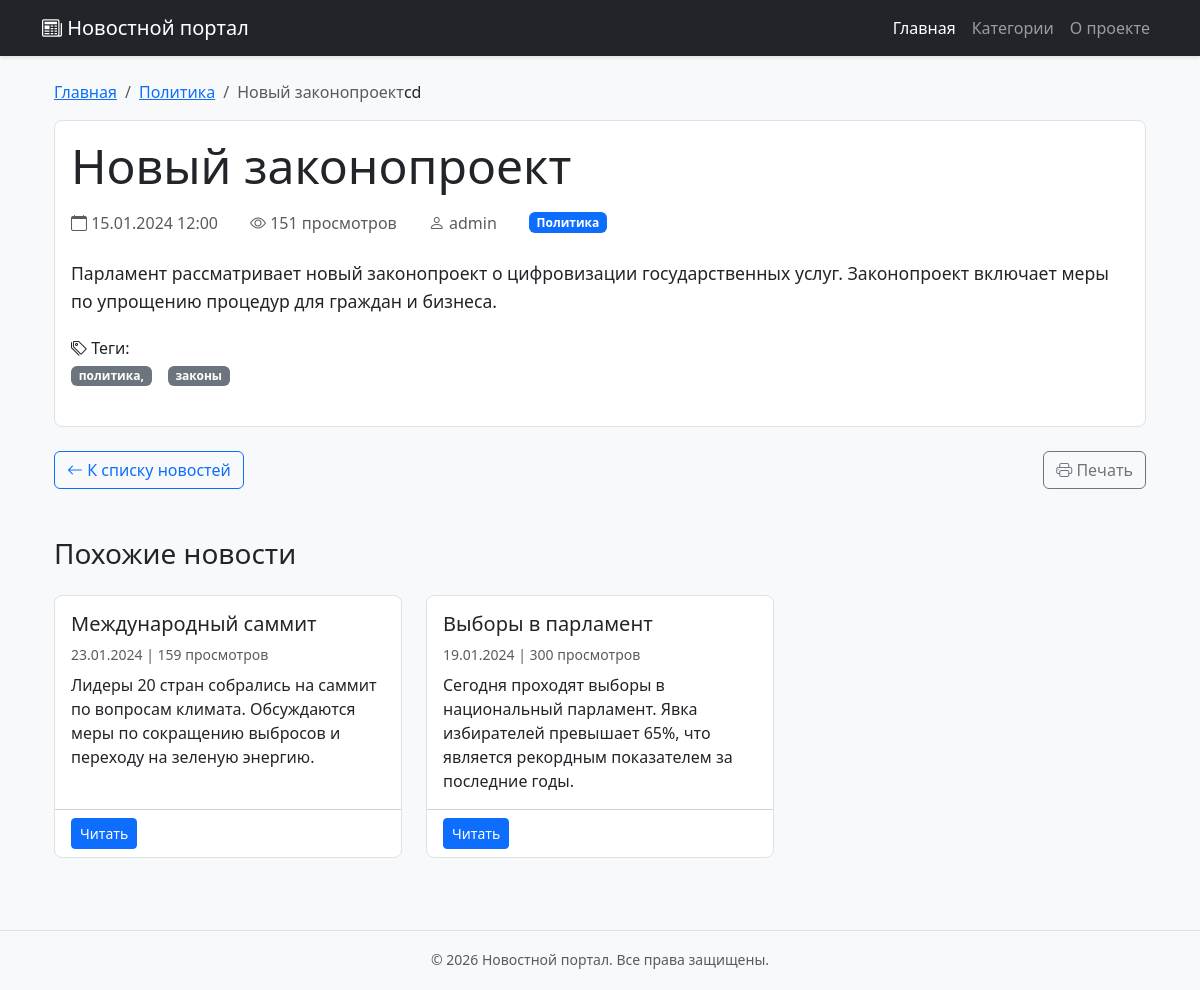
The page /news/1/ on the database its author committed.
### news/models.py (models this page shows, shortened)
class News(models.Model):
    DRAFT = 'draft'
    PUBLISHED = 'published'
    ARCHIVED = 'archived'
    STATUS_CHOICES = [
        (DRAFT, 'Черновик'),
        (PUBLISHED, 'Опубликовано'),
        (ARCHIVED, 'В архиве'),
    ]
    title = models.CharField(max_length=200, verbose_name='Заголовок')
    slug = models.SlugField(max_length=200, unique=True, verbose_name='URL-адрес')
    content = models.TextField(verbose_name='Содержание')
    short_description = models.TextField(max_length=500, verbose_name='Краткое описание', blank=True)
    category = models.ForeignKey(
        Category,
        on_delete=models.CASCADE,
        related_name='news',
        verbose_name='Категория'
    )
    author = models.ForeignKey(
        User,
        on_delete=models.CASCADE,
        related_name='news',
        verbose_name='Автор'
    )
    status = models.CharField(
        max_length=20,
        choices=STATUS_CHOICES,
        default=DRAFT,
        verbose_name='Статус'
    )
    created_at = models.DateTimeField(auto_now_add=True, verbose_name='Дата создания')
    updated_at = models.DateTimeField(auto_now=True, verbose_name='Дата обновления')
    published_at = models.DateTimeField(blank=True, null=True, verbose_name='Дата публикации')
    image = models.ImageField(
        upload_to='news/images/%Y/%m/%d/',
        verbose_name='Изображение',
        blank=True,
        null=True
    )
    views = models.PositiveIntegerField(default=0, verbose_name='Количество просмотров')
    tags = models.CharField(max_length=200, verbose_name='Теги', blank=True)
    meta_title = models.CharField(max_length=200, verbose_name='Meta заголовок', blank=True)
    meta_description = models.TextField(verbose_name='Meta описание', blank=True)
    class Meta:
        verbose_name = 'Новость'
        verbose_name_plural = 'Новости'
        ordering = ['-created_at']
        indexes = [
            models.Index(fields=['-created_at']),
            models.Index(fields=['status']),
            models.Index(fields=['category']),
        ]
    def save(self, *args, **kwargs):
        if self.status == self.PUBLISHED and not self.published_at:
            from django.utils import timezone
            self.published_at = timezone.now()
        elif self.status != self.PUBLISHED:
            self.published_at = None
        super().save(*args, **kwargs)

class Category(models.Model):
    name = models.CharField(max_length=100, verbose_name='Название категории')
    slug = models.SlugField(max_length=150, unique=True, verbose_name='URL-адрес')
    description = models.TextField(verbose_name='Описание', blank=True)
    created_at = models.DateTimeField(auto_now_add=True, verbose_name='Дата создания')
    class Meta:
        verbose_name = 'Категория'
        verbose_name_plural = 'Категории'
        ordering = ['name']

### news/views.py (the view)
# urls.py: path('news/<int:news_id>/', views.news_detail, name='news_detail'),
def news_detail(request, news_id):
    try:
        news_item = get_object_or_404(News, id=news_id, status='published')
        news_item.views += 1
        news_item.save(update_fields=['views'])
        related_news = News.objects.filter(
            category=news_item.category,
            status='published'
        ).exclude(id=news_id).order_by('-created_at')[:3]
        context = {
            'news': news_item,
            'title': news_item.title,
            'related_news': related_news,
        }
        return render(request, 'news/news_detail.html', context)
    except News.DoesNotExist:
        raise Http404("Новость не найдена")

### news/templates/news/news_detail.html (shortened to what this page needs)
{% extends 'news/base.html' %}
{% load static %}
{% block content %}
<div class="container mt-4">
    <nav aria-label="breadcrumb">
        <ol class="breadcrumb">
            <li class="breadcrumb-item"><a href="{% url 'index' %}">Главная</a></li>
            <li class="breadcrumb-item"><a href="#">{{ news.category.name }}</a></li>
            <li class="breadcrumb-item active">{{ news.title|truncatechars:30 }}</li>
        cd
    </nav>
    <div class="card mb-4">
        <div class="card-body">
            <h1 class="card-title display-5 mb-3">{{ news.title }}</h1>
            <div class="d-flex flex-wrap align-items-center gap-3 mb-4 text-muted">
                <span><i class="bi bi-calendar"></i> {{ news.created_at|date:"d.m.Y H:i" }}</span>
                <span><i class="bi bi-eye"></i> {{ news.views }} просмотров</span>
                <span><i class="bi bi-person"></i> {{ news.author.username|default:"admin" }}</span>
                <span class="badge bg-primary">{{ news.category.name }}</span>
            </div>
            <div class="news-content mb-4">
                {{ news.content|linebreaks }}
            </div>
            {% if news.tags %}
            <div class="mb-4">
                <h6><i class="bi bi-tags"></i> Теги:</h6>
                <div class="d-flex flex-wrap gap-2">
                    {% for tag in news.tags.split %}
                    <span class="badge bg-secondary">{{ tag }}</span>
                    {% endfor %}
                </div>
            </div>
            {% endif %}
        </div>
    </div>
    <div class="d-flex justify-content-between mb-5">
        <a href="{% url 'index' %}" class="btn btn-outline-primary">
            <i class="bi bi-arrow-left"></i> К списку новостей
        </a>
        <button class="btn btn-outline-secondary" onclick="window.print()">
            <i class="bi bi-printer"></i> Печать
        </button>
    </div>
    {% if related_news %}
    <div class="mb-5">
        <h3 class="mb-4">Похожие новости</h3>
        <div class="row">
            {% for related in related_news %}
            <div class="col-md-6 col-lg-4 mb-4">
                <div class="card h-100">
                    <div class="card-body">
                        <h5 class="card-title">{{ related.title }}</h5>
                        <p class="card-text text-muted small mb-2">
                            {{ related.created_at|date:"d.m.Y" }} | {{ related.views }} просмотров
                        </p>
                        <p class="card-text">{{ related.content|truncatewords:20 }}</p>
                    </div>
                    <div class="card-footer bg-transparent">
                        <a href="{% url 'news_detail' related.id %}" class="btn btn-primary btn-sm">Читать</a>
                    </div>
                </div>
            </div>
            {% endfor %}
        </div>
    </div>
    {% endif %}
</div>
<link rel="stylesheet" href="https://cdn.jsdelivr.net/npm/bootstrap-icons@1.11.1/font/bootstrap-icons.css">
{% endblock %}

### news/templates/news/base.html (style rules this page uses)
body { background-color: #f8f9fa; padding-bottom: 60px; }
.container { max-width: 1140px; }

### news/templates/news/news_detail.html (style rules this page uses)
.card { border: 1px solid #dee2e6; border-radius: 0.5rem; }
.card-title { color: #212529; }
.news-content { line-height: 1.6; font-size: 1.1rem; }
.mb-4 { margin-bottom: 1.5rem !important; }
.mb-5 { margin-bottom: 3rem !important; }
.d-flex.gap-3 > * { margin-right: 1rem; }
.d-flex.gap-2 > * { margin-right: 0.5rem; }

### rows shown on the page
News: category.name "Политика", title "Новый законопроект", created_at "15.01.2024 12:00", views "151", author.username "admin", content "Парламент рассматривает новый законопроект о цифровизации государственных услуг. Законопроект включает меры по упрощению процедур для граждан и бизнеса."
News: title "Международный саммит", created_at "23.01.2024", views "159", content "Лидеры 20 стран собрались на саммит по вопросам климата. Обсуждаются меры по сокращению выбросов и переходу на зеленую энергию."
News: title "Выборы в парламент", created_at "19.01.2024", views "300", content "Сегодня проходят выборы в национальный парламент. Явка избирателей превышает 65%, что является рекордным показателем за последние годы."

### other values the page prints
{{ tag }} "политика," "законы"
